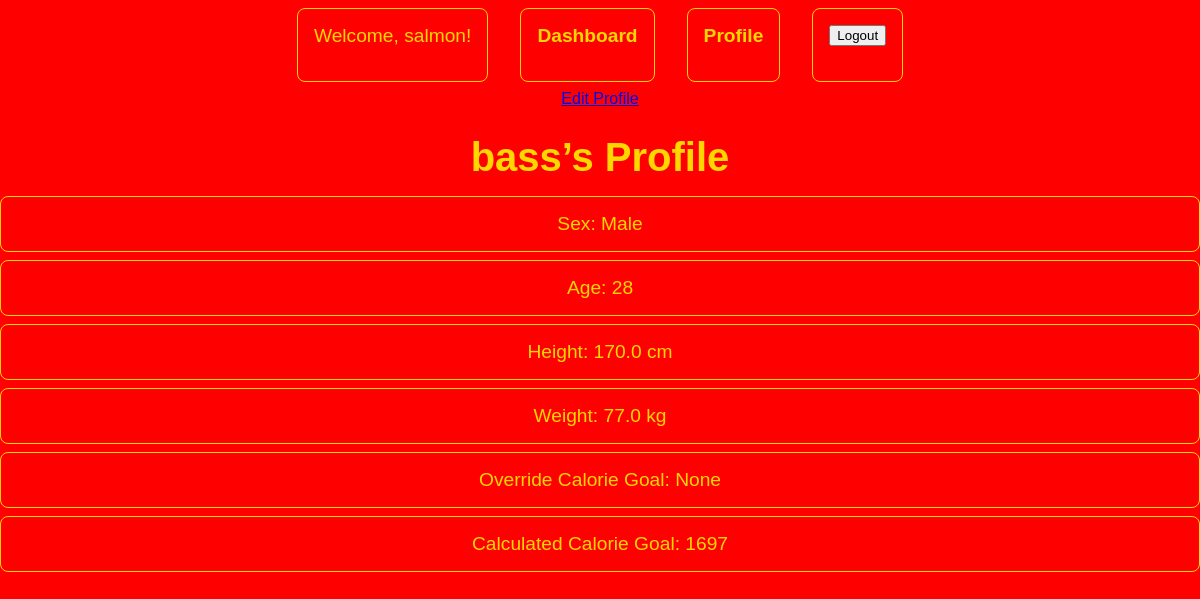
Page /project/profile/1/ (signed in) on the earlier database version.
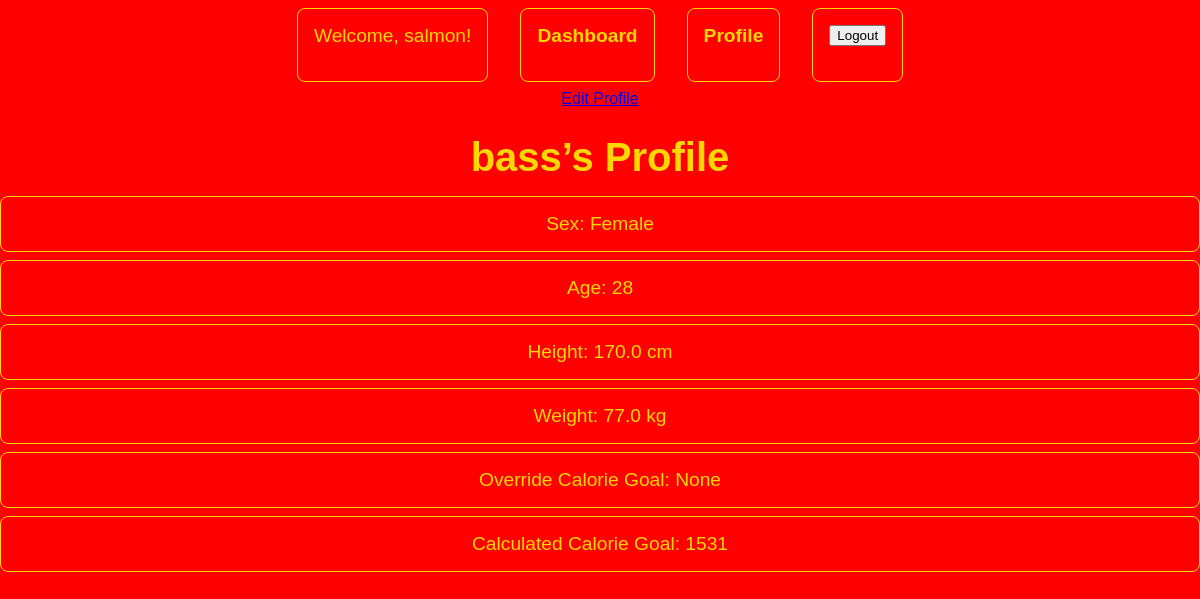
Same page on the later database version.
### project/models.py (models this page shows, shortened)
class UserProfile(models.Model):
    user = models.OneToOneField(
        settings.AUTH_USER_MODEL,
        on_delete=models.CASCADE,
        related_name='profile'
    )
    sex_choices = [
        ('M', 'Male'),
        ('F', 'Female'),
        ('O', 'Other'),
    ]
    sex = models.CharField(max_length=1, choices=sex_choices, blank=True)
    override_calories_goal = models.IntegerField(blank=True, null=True)
    height = models.FloatField(blank=True, null=True)
    weight = models.FloatField(blank=True, null=True)
    age = models.IntegerField(blank=True, null=True)
    def calories_goal(self):
        if self.override_calories_goal:
            return self.override_calories_goal
        else:
            return self.auto_calories_goal()
    def auto_calories_goal(self):
        W = self.weight
        H= self.height
        A = self.age
        if self.sex == 'M':
            bmr = 10 * W + 6.25 * H - 5 * A + 5
        elif self.sex == 'F':
            bmr = 10 * W + 6.25 * H - 5 * A - 161
        elif self.sex == 'O':
            bmr_male = 10 * W + 6.25 * H - 5 * A + 5
            bmr_female = 10 * W + 6.25 * H - 5 * A - 161
            bmr = (bmr_male + bmr_female) / 2
        else:
            bmr = 10 * W + 6.25 * H - 5 * A
        return int(bmr)

### project/views.py (the view)
# urls.py: path('profile/<int:pk>/', ProfileView.as_view(), name='profile'),
class ProfileView(LoginRequiredMixin, DetailView):
    template_name = 'project/profile.html'
    model = UserProfile
    context_object_name = 'userProfile'

### project/templates/project/profile.html
{% extends "project/base.html" %}
{% block content %}
    <a href="{% url 'update_profile' userProfile.pk %}">Edit Profile</a>
  <h1>{{ userProfile.user.username }}’s Profile</h1>
  <ul>
    <li>Sex: {{ userProfile.get_sex_display }}</li>
    <li>Age: {{ userProfile.age }}</li>
    <li>Height: {{ userProfile.height }} cm</li>
    <li>Weight: {{ userProfile.weight }} kg</li>
    <li>Override Calorie Goal: {{ userProfile.override_calories_goal }}</li>
    <li>Calculated Calorie Goal: {{ userProfile.calories_goal }}</li>
  </ul>
{% endblock %}

Differences in the rows shown:
changed UserProfile "None": sex "Male" → "Female"; calories_goal "1697" → "1531"
